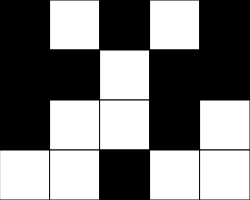
Frame 1 (no input)
Frame 60 (no input): identical to frame 1, image omitted
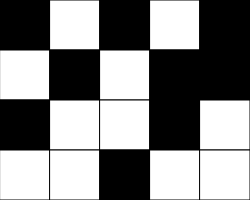
Frame 120 (the mouse pressed at the canvas centre since frame 60)

The p5.js sketch that drew these frames (run headless with seeded random() and noise() and a simulated clock; from frame 60 on, the mouse is pressed at the canvas centre):

// p5.js sketch
// ── sketch.js
// Puzzle Game Starter
// Tanya
// April 23, 2024
// 

let grid = 
[ [0,   255,   0, 255,   0],
  [0,     0, 255,   0,   0],
  [0,   255, 255,   0, 255],
  [255, 255,   0, 255, 255]
];

let squareSize = 50;
const NUM_ROWS = 4;
const NUM_COLS = 5;

function setup() {
  createCanvas(NUM_COLS*squareSize, NUM_ROWS*squareSize);
}

let row, col;

function draw() {
  row = getCurrY(); 
  col = getCurrX();
  print(row, col);
  background(220);
  drawGrid();
}

// function mouseClicked(){
//   if(keyIsDown(SHIFT) && mouseClicked){
//     flip(col, row);
//   }
// }

function mousePressed(){
  if((keyIsDown(SHIFT) && mouseIsPressed)){
    flip(col, row)
  }
  //only do something is mouseX and mouseY are on the Canvas
  //always flip the current tile
  //flip(col, row);

  //depends a bit on position - flip four neighbors
  if(row < NUM_ROWS - 1) flip(col, row+1);//Right
}

function flip(x, y){
  if(grid[y][x]===0)grid[y][x] = 255;
  else grid[y][x] = 0;
}

function getCurrY(){
  let constrainY = constrain(mouseY, 0, height-1);
  return int(constrainY/squareSize);
}

function getCurrX(){
  //determine the current column th emouse is in and return a value
  let constrainX = constrain(mouseX, 0, width-1);
  return int(constrainX/squareSize);
}

function drawGrid(){
  //Read data from out 2D array and use the numbers there
  //to set the color of squares which are arranged in Grid Fashion
  for(let y = 0; y < NUM_ROWS; y++){
    for(let x = 0; x < NUM_COLS; x++){
      let fillValue = grid[y][x];
      fill(fillValue);
      square(squareSize*x, squareSize*y, squareSize);
    }
  }
}
